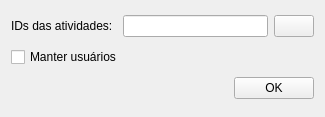
<?xml version="1.0" encoding="UTF-8"?>
<ui version="4.0">
 <class>Form</class>
 <widget class="QWidget" name="Form">
  <property name="geometry">
   <rect>
    <x>0</x>
    <y>0</y>
    <width>325</width>
    <height>117</height>
   </rect>
  </property>
  <property name="windowTitle">
   <string>Form</string>
  </property>
  <layout class="QGridLayout" name="gridLayout">
   <item row="0" column="0">
    <widget class="QLabel" name="label">
     <property name="text">
      <string>IDs das atividades:</string>
     </property>
    </widget>
   </item>
   <item row="0" column="1" colspan="2">
    <layout class="QHBoxLayout" name="horizontalLayout">
     <item>
      <widget class="QLineEdit" name="activityIdLe"/>
     </item>
     <item>
      <widget class="QPushButton" name="extractFieldBtn">
       <property name="text">
        <string/>
       </property>
      </widget>
     </item>
    </layout>
   </item>
   <item row="1" column="0" colspan="2">
    <widget class="QCheckBox" name="userFlagCkb">
     <property name="text">
      <string>Manter usuários</string>
     </property>
    </widget>
   </item>
   <item row="2" column="0" colspan="2">
    <spacer name="horizontalSpacer">
     <property name="orientation">
      <enum>Qt::Horizontal</enum>
     </property>
     <property name="sizeHint" stdset="0">
      <size>
       <width>219</width>
       <height>20</height>
      </size>
     </property>
    </spacer>
   </item>
   <item row="2" column="2">
    <widget class="QPushButton" name="okBtn">
     <property name="text">
      <string>OK</string>
     </property>
    </widget>
   </item>
  </layout>
 </widget>
 <resources/>
 <connections/>
</ui>
